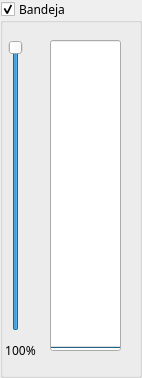
<?xml version="1.0" encoding="UTF-8"?>
<ui version="4.0">
 <author>Daniel Cantarín</author>
 <class>Bandeja</class>
 <widget class="QGroupBox" name="Bandeja">
  <property name="geometry">
   <rect>
    <x>0</x>
    <y>0</y>
    <width>142</width>
    <height>378</height>
   </rect>
  </property>
  <property name="minimumSize">
   <size>
    <width>142</width>
    <height>378</height>
   </size>
  </property>
  <property name="maximumSize">
   <size>
    <width>142</width>
    <height>378</height>
   </size>
  </property>
  <property name="baseSize">
   <size>
    <width>142</width>
    <height>378</height>
   </size>
  </property>
  <property name="font">
   <font>
    <family>Jura</family>
   </font>
  </property>
  <property name="windowTitle">
   <string>Bandeja</string>
  </property>
  <property name="title">
   <string>Bandeja</string>
  </property>
  <property name="flat">
   <bool>false</bool>
  </property>
  <property name="checkable">
   <bool>true</bool>
  </property>
  <widget class="QSlider" name="volumen">
   <property name="geometry">
    <rect>
     <x>0</x>
     <y>40</y>
     <width>31</width>
     <height>291</height>
    </rect>
   </property>
   <property name="maximum">
    <number>100</number>
   </property>
   <property name="value">
    <number>100</number>
   </property>
   <property name="orientation">
    <enum>Qt::Vertical</enum>
   </property>
   <property name="tickPosition">
    <enum>QSlider::NoTicks</enum>
   </property>
  </widget>
  <widget class="QProgressBar" name="vumetter">
   <property name="geometry">
    <rect>
     <x>50</x>
     <y>40</y>
     <width>71</width>
     <height>311</height>
    </rect>
   </property>
   <property name="maximum">
    <number>70</number>
   </property>
   <property name="value">
    <number>0</number>
   </property>
   <property name="orientation">
    <enum>Qt::Vertical</enum>
   </property>
   <property name="format">
    <string/>
   </property>
  </widget>
  <widget class="QLabel" name="labelVolumen">
   <property name="geometry">
    <rect>
     <x>0</x>
     <y>340</y>
     <width>41</width>
     <height>20</height>
    </rect>
   </property>
   <property name="text">
    <string>100%</string>
   </property>
   <property name="alignment">
    <set>Qt::AlignCenter</set>
   </property>
  </widget>
 </widget>
 <resources/>
 <connections/>
</ui>
